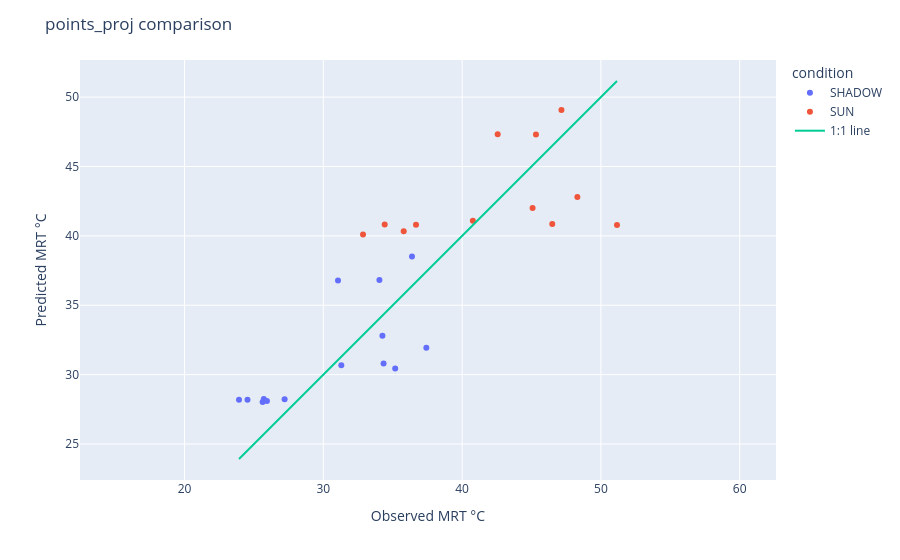

Notebook cell for this chart:
### Code cell
import plotly.express as px
import numpy as np
import pandas as pd

obs = points_proj['MRT']
pred = points_proj['MRT_predicted']-5

# Compute 1:1 line range
m = min(obs.min(), pred.min())
M = max(obs.max(), pred.max())

# Scatter
fig = px.scatter(
    points_proj,
    x=obs,
    y=pred,
    color="condition",
    hover_data=["TG", "TA","WIND M/S", "Instrument"],
)

# 1:1 line
fig.add_scatter(
    x=[m, M],
    y=[m, M],
    mode="lines",
    name="1:1 line"
)

fig.update_layout(
    xaxis_title="Observed MRT °C",
    yaxis_title="Predicted MRT °C",
    title="points_proj comparison"
)

fig.update_yaxes(scaleanchor="x", scaleratio=1)

fig.show()

### Figure 1 — Plotly figure (JSON) as saved in the notebook; plotly's stock layout.template omitted (floating-point values rounded to 4 significant figures)
{"data": [{"customdata": [[31.6, 28.7, 2.7, "T2 - TM-188D TENMARS "], [32.6, 29.3, 0, "T1 - Sper Scientific 800036 "], [34.4, 30.7, 0.9, "T2 - TM-188D TENMARS "], [33, 28.9, 1, "T2 - TM-188D TENMARS "], [32.5, 30.4, 0, "T2 - TM-188D TENMARS "], [34.8, 31.9, 0.1, "T1 - Sper Scientific 800036 "], [31.8, 32.3, 0, "T1 - Sper Scientific 800036 "], [32.5, 30.3, 0.4, "T2 - TM-188D TENMARS "], [30, 31.6, 0, "T1 - Sper Scientific 800036 "], [29.3, 31.8, 0, "T1 - Sper Scientific 800036 "], [28.9, 31.9, 0, "T1 - Sper Scientific 800036 "], [33.1, 30.6, 0, "T2 - TM-188D TENMARS "], [29.6, 31, 0, "T1 - Sper Scientific 800036 "], [29.7, 30.9, 0, "T1 - Sper Scientific 800036 "]], "hovertemplate": "condition=SHADOW<br>MRT=%{x}<br>y=%{y}<br>TG=%{customdata[0]}<br>TA=%{customdata[1]}<br>WIND M/S=%{customdata[2]}<br>Instrument=%{customdata[3]}<extra></extra>", "legendgroup": "SHADOW", "marker": {"color": "#636efa", "symbol": "circle"}, "mode": "markers", "name": "SHADOW", "orientation": "v", "showlegend": true, "type": "scatter", "x": [34.04, 31.06, 37.42, 36.39, 34.26, 31.29, 27.21, 34.34, 25.62, 24.53, 23.92, 35.18, 25.71, 25.94], "xaxis": "x", "y": [36.81, 36.79, 31.94, 38.52, 32.8, 30.67, 28.23, 30.81, 28.04, 28.19, 28.19, 30.45, 28.24, 28.11], "yaxis": "y"}, {"customdata": [[38.7, 30.1, 1.6, "T2 - TM-188D TENMARS "], [42.2, 28.9, 0.7, "T1 - Sper Scientific 800036 "], [38, 34.4, 0.2, "T1 - Sper Scientific 800036 "], [40.9, 35, 0.8, "T1 - Sper Scientific 800036 "], [38.6, 30.2, 1.6, "T2 - TM-188D TENMARS "], [42.7, 36.4, 0.3, "T1 - Sper Scientific 800036 "], [39.4, 29.2, 3, "T2 - TM-188D TENMARS "], [39.6, 34.8, 0.8, "T1 - Sper Scientific 800036 "], [46.8, 37.2, 0.7, "T1 - Sper Scientific 800036 "], [41.1, 31.5, 1.7, "T2 - TM-188D TENMARS "], [43.7, 33.5, 0.6, "T2 - TM-188D TENMARS "], [39.4, 30.1, 2.4, "T2 - TM-188D TENMARS "]], "hovertemplate": "condition=SUN<br>MRT=%{x}<br>y=%{y}<br>TG=%{customdata[0]}<br>TA=%{customdata[1]}<br>WIND M/S=%{customdata[2]}<br>Instrument=%{customdata[3]}<extra></extra>", "legendgroup": "SUN", "marker": {"color": "#EF553B", "symbol": "circle"}, "mode": "markers", "name": "SUN", "orientation": "v", "showlegend": true, "type": "scatter", "x": [45.32, 42.56, 32.86, 35.79, 45.08, 36.68, 47.16, 34.42, 40.77, 48.3, 51.16, 46.5], "xaxis": "x", "y": [47.31, 47.33, 40.1, 40.34, 42.01, 40.8, 49.08, 40.83, 41.09, 42.8, 40.79, 40.85], "yaxis": "y"}, {"mode": "lines", "name": "1:1 line", "type": "scatter", "x": [23.92, 51.16], "y": [23.92, 51.16]}], "layout": {"legend": {"title": {"text": "condition"}, "tracegroupgap": 0}, "margin": {"t": 60}, "title": {"text": "points_proj comparison"}, "xaxis": {"anchor": "y", "domain": [0, 1], "title": {"text": "Observed MRT °C"}}, "yaxis": {"anchor": "x", "domain": [0, 1], "scaleanchor": "x", "scaleratio": 1, "title": {"text": "Predicted MRT °C"}}}}
